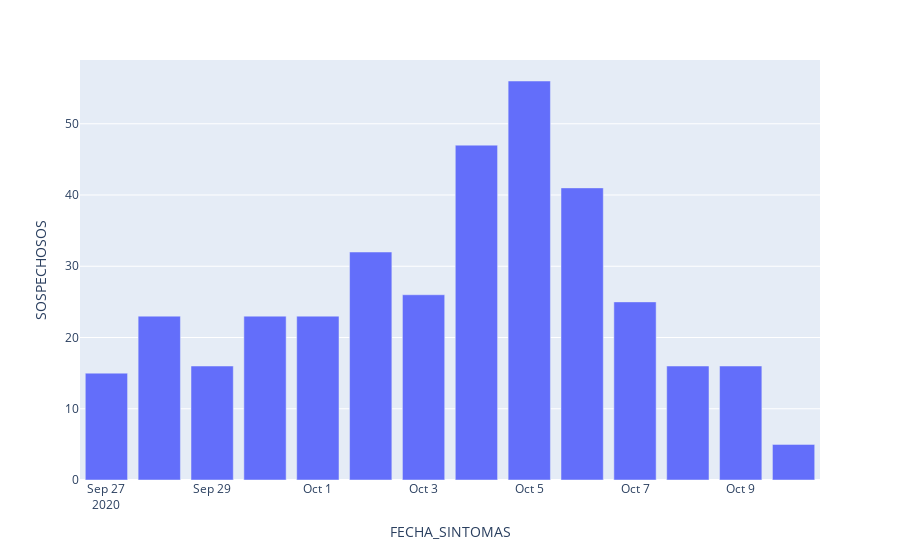

Notebook cell for this chart:
### Markdown cell above
### Sospechosos Mexicali por Fecha Inicio de Sintomas

### Code cell
#sospechosos
df = df_src.loc[df_src['ENTIDAD_RES'] == 2] #entidad = Baja California
df = df.loc[df['MUNICIPIO_RES'] == 2] # municipio = mexicali
df = df.loc[df['RESULTADO_LAB'] == 3] # resultado = sospechoso
df_suspected = df[['FECHA_SINTOMAS','RESULTADO_LAB']]

df_suspected_by_date = df_suspected.groupby("FECHA_SINTOMAS",as_index=False).count()

df_suspected_by_date.columns = ['FECHA_SINTOMAS','SOSPECHOSOS']

fig = px.bar(df_suspected_by_date,df_suspected_by_date.FECHA_SINTOMAS,df_suspected_by_date.SOSPECHOSOS);
fig.show()

### Figure 1 — Plotly figure (JSON) as saved in the notebook; plotly's stock layout.template omitted (floating-point values rounded to 4 significant figures)
{"data": [{"alignmentgroup": "True", "hovertemplate": "FECHA_SINTOMAS=%{x}<br>SOSPECHOSOS=%{y}<extra></extra>", "legendgroup": "", "marker": {"color": "#636efa"}, "name": "", "offsetgroup": "", "orientation": "v", "showlegend": false, "textposition": "auto", "type": "bar", "x": ["2020-09-27", "2020-09-28", "2020-09-29", "2020-09-30", "2020-10-01", "2020-10-02", "2020-10-03", "2020-10-04", "2020-10-05", "2020-10-06", "2020-10-07", "2020-10-08", "2020-10-09", "2020-10-10"], "xaxis": "x", "y": [15, 23, 16, 23, 23, 32, 26, 47, 56, 41, 25, 16, 16, 5], "yaxis": "y"}], "layout": {"barmode": "relative", "legend": {"tracegroupgap": 0}, "margin": {"t": 60}, "xaxis": {"anchor": "y", "domain": [0, 1], "title": {"text": "FECHA_SINTOMAS"}}, "yaxis": {"anchor": "x", "domain": [0, 1], "title": {"text": "SOSPECHOSOS"}}}}
